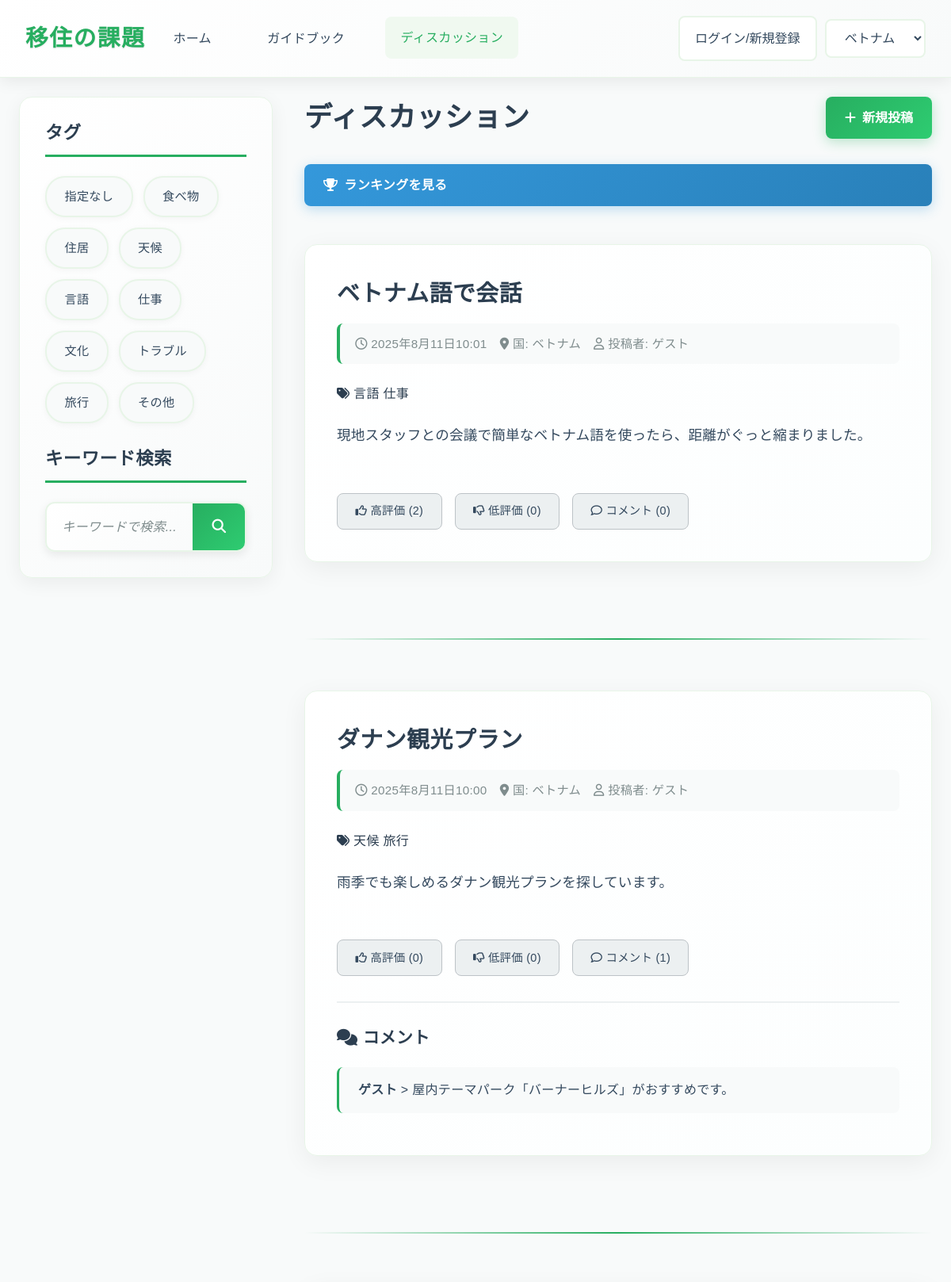
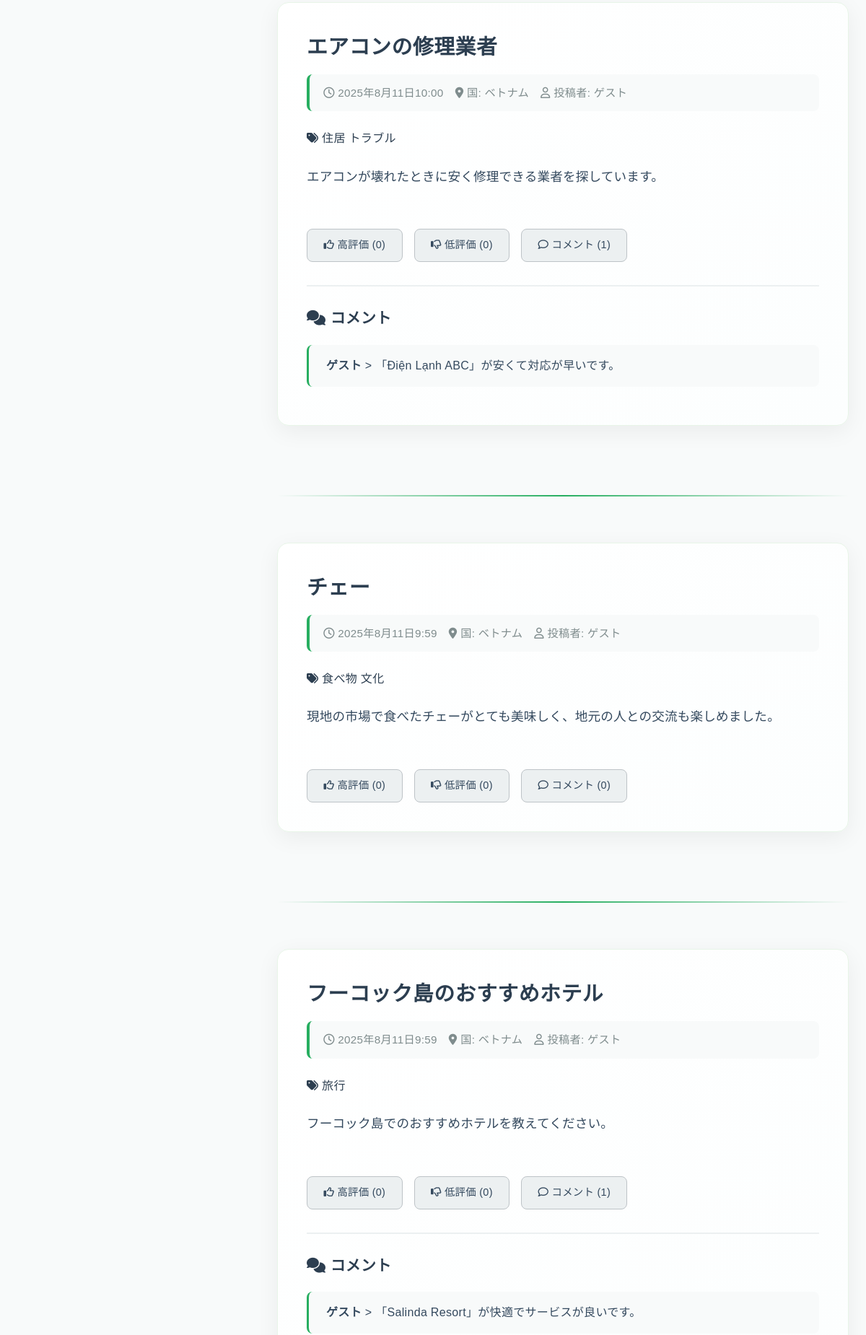
The app's page /discussions/ (upper part) with its own data (2 pictures, top to bottom).
### app1/models.py (models this page shows, shortened)
class Tags(models.Model):
    name=models.CharField(max_length=43,unique=True)

class  Article(models.Model):
    id=models.UUIDField(primary_key=True,default=uuid.uuid4,editable=False)
    title=models.TextField(verbose_name="title")
    country=models.TextField(verbose_name="country")
    user_name=models.TextField(default="ゲスト",verbose_name="user_name")
    body=models.TextField(verbose_name="content")
    tag=models.ManyToManyField('Tags',verbose_name="tag",blank=True)
    picture=models.ImageField(upload_to="app1/picture/",null=True,blank=True,verbose_name="picture")
    created=models.DateTimeField(auto_now_add=True,verbose_name="created_date_time")
    edited=models.DateTimeField(auto_now_add=True,verbose_name="edited_date_time")
    likes=models.IntegerField(default=0,verbose_name="likes_count")
    dislikes=models.IntegerField(default=0,verbose_name="dislikes_count")
    comments=models.IntegerField(default=0,verbose_name="comments_count")
    score=models.IntegerField(default=0,verbose_name="score")

class Comment(models.Model):
    id=models.UUIDField(primary_key=True,default=uuid.uuid4,editable=False)
    article_id=models.ForeignKey(Article,verbose_name="ArticleID",on_delete=models.CASCADE)
    user_name=models.TextField(default="ゲスト",verbose_name="user_name")
    body=models.TextField(verbose_name="comment")
    created=models.DateTimeField(auto_now_add=True,verbose_name="created_date_time")

### app1/views.py (the view, shortened to what this page needs)
class DiscussionsView(View):
    def get(self, request):
        form = ArticleModelForm()
        tag_id = request.GET.getlist('tag')
        keyword = request.GET.get('q')
        articles = Article.objects.all().order_by("-created")
        if tag_id:
            for tid in tag_id:
                articles = articles.filter(tag__id=tid)
            articles = articles.distinct()
        if keyword:
            articles = articles.filter(Q(title__icontains=keyword) | Q(body__icontains=keyword))
        comments = Comment.objects.all()
        tags = Tags.objects.all()
        context = {
            'form': form,
            'articles': articles,
            'comments': comments,
            'tags': tags,
            'selected_tags': tag_id,
            'keyword': keyword
        }
        return render(request, 'app1/discussions.html', context)

### app1/forms.py
class ArticleModelForm(ModelForm):
    class Meta:
        model=Article
        fields=["title","country","tag","body","picture"]
        widgets = {
            "tag": forms.CheckboxSelectMultiple()
        }

### templates/app1/discussions.html (shortened to what this page needs)
<!DOCTYPE html>
<html lang="ja">
<head>
    <link rel="stylesheet" href="https://cdnjs.cloudflare.com/ajax/libs/font-awesome/6.0.0-beta3/css/all.min.css">
    <link rel="stylesheet" href="https://cdn.jsdelivr.net/npm/bootstrap@4.1.3/dist/css/bootstrap.min.css">
    <link rel="stylesheet" href="https://cdnjs.cloudflare.com/ajax/libs/font-awesome/6.4.0/css/all.min.css">
    {% load static %}
    <link rel="stylesheet" href="{% static 'app1/css/style.css' %}">
</head>
<body>
    <header class="navbar">
        <div class="navbar-brand">移住の課題</div>
        <nav class="navbar-menu">
            <a href="{% url 'app1:index' %}" class="nav-item" style="text-decoration: none;">ホーム</a>
            <a href="{% url 'app1:general' %}" class="nav-item" style="text-decoration: none;">ガイドブック</a>
            <a href="{% url 'app1:discussions' %}" class="nav-item active" style="text-decoration: none;">ディスカッション</a>
        </nav>
        {% if request.user.is_authenticated %}
        <form action="{% url 'accounts:logout' %}" method="post" style="margin: 0 0 0 auto; margin-right: 10px;">
            {% csrf_token %}
            <button type="submit" id="country-select" class="country-select" style="background-color: white;">{{request.user}}からログアウト</button>
        </form>
        {% else %}
        <button onclick="location.href='/login'" id="country-select" class="country-select" style="margin: 0 0 0 auto; margin-right: 10px; background-color: white;" >ログイン/新規登録</button>
        {% endif %}
        <div class="navbar-actions">
            <select id="country-select" class="country-select">
                <option value="ベトナム">ベトナム</option>
            </select>
        </div>
    </header>
    <main class="container">
        <div class="page-content-wrapper">
            <div class="sidebar">
                <h3>タグ</h3>
                <div id="discussion-tags" class="tag-list">
                    {% for tag in tags %}
                    {% if tag.id == 1 %}
                    <a href="/discussions" class="tag">{{ tag.name }}</a>
                    {% else %}
                        <a href="{% url 'app1:search' %}?tag={{ tag.id }}{% for t in selected_tags %}{% if t != tag.id|stringformat:'s' %}&tag={{ t }}{% endif %}{% endfor %}{% if keyword %}&q={{ keyword }}{% endif %}"
                        class="tag">{{tag.name}}</a>
                        {% endif %}
                    {% endfor %}
                </div>
                <div style="margin-top: 2rem;">
                    <h3>キーワード検索</h3>
                    <div class="search-box-container">
                        <input type="text" id="general-search" placeholder="キーワードで検索..." class="form-input">
                        <button type="button" id="general-search-button" class="btn-primary search-button">
                        <i class="fas fa-search"></i>
                        </button>
                </div>
                </div>
            </div>
            <div class="main-content">
                <div style="display: flex; justify-content: space-between; align-items: center; margin-bottom: 2rem; flex-wrap: wrap; gap: 1rem;">
                    <h2 style="margin: 0;">ディスカッション</h2>
                    <button id="post-button" class="post-button">
                        <i class="fas fa-plus"></i> 新規投稿
                    </button>
                </div>
                <div class="discussion-list">
                    <a href="{% url 'app1:ranking' %}" class="ranking-link">
                        <i class="fas fa-trophy"></i>
                        ランキングを見る
                    </a>
                    {% for article in articles %}
                    <article class="post-detail">
                        <header>
                            <h2>{{article.title}}</h2>
                            <div class="post-meta">
                                <span><i class="far fa-clock"></i> {{article.created}}</span>
                                <span><i class="fas fa-map-marker-alt"></i> 国: {{article.country}}</span>
                                <span><i class="far fa-user"></i> 投稿者: {{article.user_name}}</span>
                            </div>
                            {% if article.tag.all %}
                            <div class="post-tags">
                                <i class="fas fa-tags"></i>
                                {% for tag in article.tag.all %}
                                <span class="post-tag">{{tag.name}}</span>
                                {% endfor %}
                            </div>
                            {% endif %}
                        </header>
                        <div class="post-content">
                            <div class="post-text">
                                <p>{{article.body}}</p>
                            </div>
                        </div>
                        <footer class="post-actions">
                            <button onclick="location.href='/like/add/{{article.id}}'" class="btn btn-secondary">
                                <i class="far fa-thumbs-up"></i> 高評価 ({{article.likes}})
                            </button>
                            <button onclick="location.href='/dislike/add/{{article.id}}'" class="btn btn-secondary">
                                <i class="far fa-thumbs-down"></i> 低評価 ({{article.dislikes}})
                            </button>
                            <button onclick="location.href='/comment/post/{{article.id}}'" class="btn btn-secondary">
                                <i class="far fa-comment"></i> コメント ({{article.comments}})
                            </button>
                        </footer>
                        {% if article.comments != 0 %}
                        <div class="comments-section">
                            <h5><i class="fas fa-comments"></i> コメント</h5>
                            <ul>
                                {% for comment in comments %}
                                {% if comment.article_id == article %}
                                <li>
                                    <strong>{{comment.user_name}}</strong> > {{comment.body}}
                                </li>
                                {% endif %}
                                {% endfor %}
                            </ul>
                        </div>
                        {% endif %}
                    </article>
                    <hr>
                    {% endfor %}
                </div>
            </div>
        </div>
    </main>
</body>
</html>

### records on screen
Tags: name "指定なし"
Tags: name "食べ物"
Tags: name "住居"
Tags: name "天候"
Tags: name "言語"
Tags: name "仕事"
Tags: name "文化"
Tags: name "トラブル"
Tags: name "旅行"
Tags: name "その他"
Article: title "ベトナム語で会話", created "2025年8月11日10:01", country "ベトナム", user_name "ゲスト", body "現地スタッフとの会議で簡単なベトナム語を使ったら、距離がぐっと縮まりました。", likes "2", dislikes "0", comments "0"
Article: title "ダナン観光プラン", created "2025年8月11日10:00", country "ベトナム", user_name "ゲスト", body "雨季でも楽しめるダナン観光プランを探しています。", likes "0", dislikes "0", comments "1"
Comment: user_name "ゲスト", body "屋内テーマパーク「バーナーヒルズ」がおすすめです。"
Article: title "エアコンの修理業者", created "2025年8月11日10:00", country "ベトナム", user_name "ゲスト", body "エアコンが壊れたときに安く修理できる業者を探しています。", likes "0", dislikes "0", comments "1"
Comment: user_name "ゲスト", body "「Điện Lạnh ABC」が安くて対応が早いです。"
Article: title "チェー", created "2025年8月11日9:59", country "ベトナム", user_name "ゲスト", body "現地の市場で食べたチェーがとても美味しく、地元の人との交流も楽しめました。", likes "0", dislikes "0", comments "0"
Article: title "フーコック島のおすすめホテル", created "2025年8月11日9:59", country "ベトナム", user_name "ゲスト", body "フーコック島でのおすすめホテルを教えてください。", likes "0", dislikes "0", comments "1"
Comment: user_name "ゲスト", body "「Salinda Resort」が快適でサービスが良いです。"
